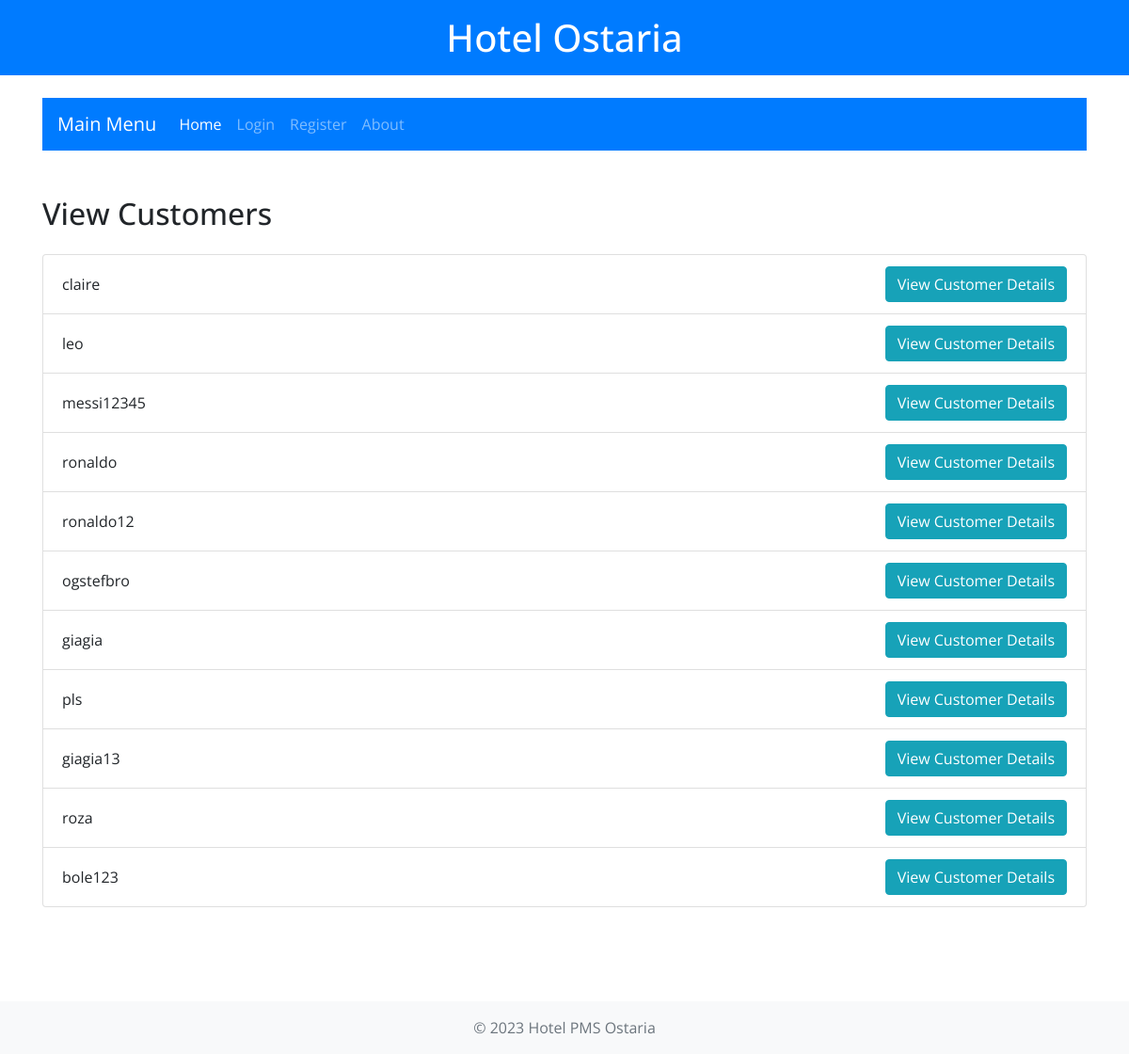
Page /view_guests/ on the earlier database version.
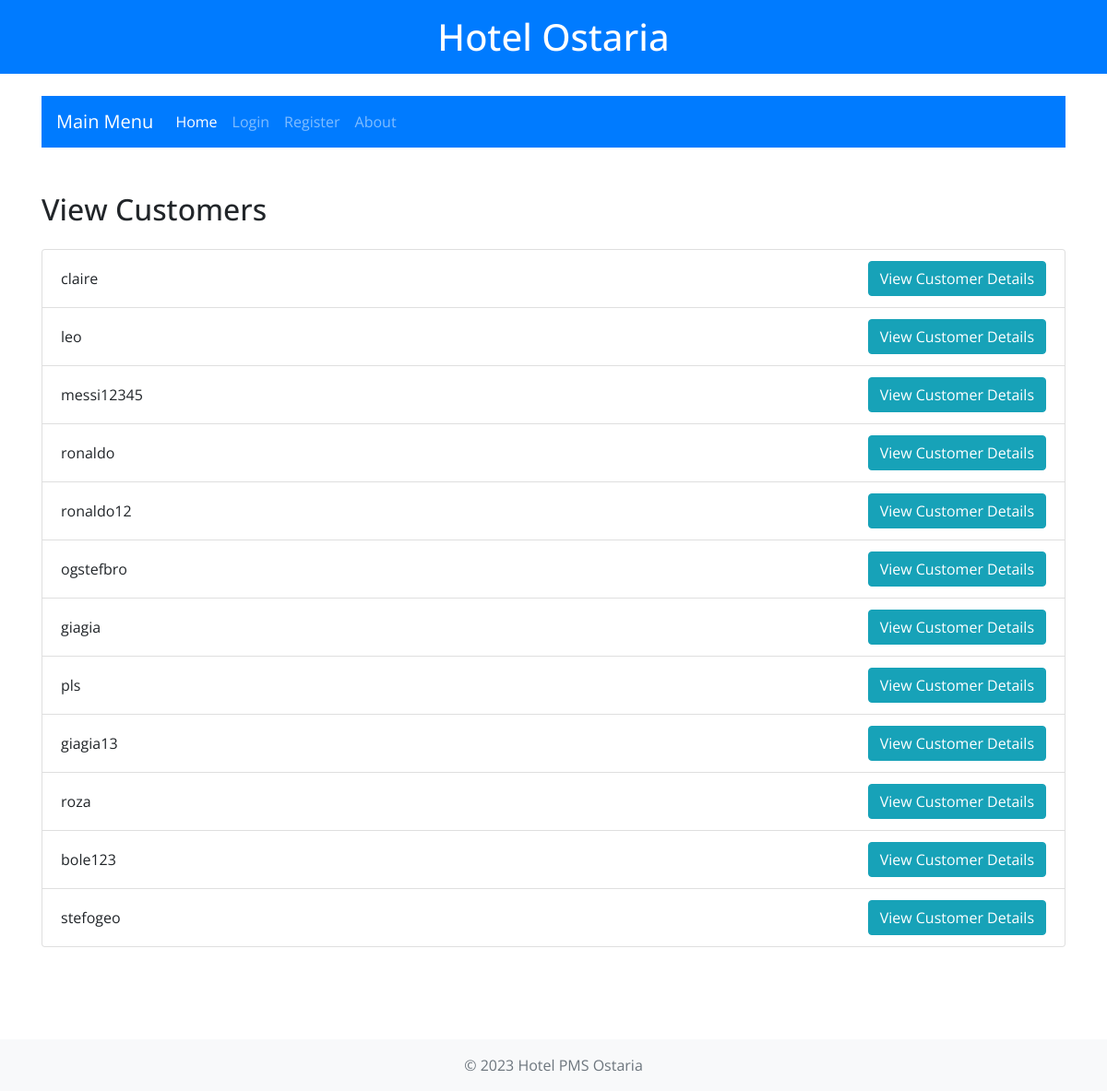
Same page on the later database version.
### hotel_pms/models.py (models this page shows)
class Customer(models.Model):
    user = models.OneToOneField(User, on_delete=models.CASCADE)
    id_document = models.FileField(upload_to='id_documents/')
    profile_picture = models.ImageField(upload_to='profile_pictures/', null=True, blank=True)
    is_blacklisted = models.BooleanField(default=False)

### hotel_pms/views.py (the view)
# urls.py: path('view_guests/', views.view_guests, name='view_guests'),
def view_guests(request):
    guests = Customer.objects.all()
    return render(request, 'hotel_pms/view_guests.html', {'guests': guests})

### hotel_pms/templates/hotel_pms/view_guests.html (shortened to what this page needs)
{% extends "hotel_pms/index.html" %}
{% block content %}
<div class="container mt-5">
    <h2 class="mb-4">View Customers</h2>
    <div class="list-group">
    {% for customer in guests %}
        <div class="list-group-item d-flex justify-content-between align-items-center">
            <span>
                {{ customer.user.username }}
            </span>
            <a href="{% url 'guest_detail' customer.id %}" class="btn btn-info">View Customer Details</a>
        </div>
    {% endfor %}
    </div>
</div>
{% endblock %}

Differences in the rows shown:
added Customer: user.username "stefogeo"
